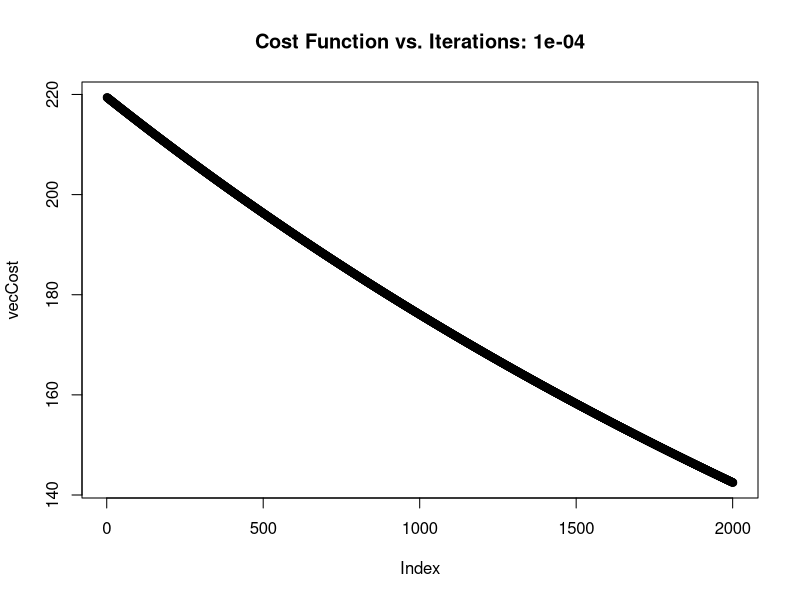
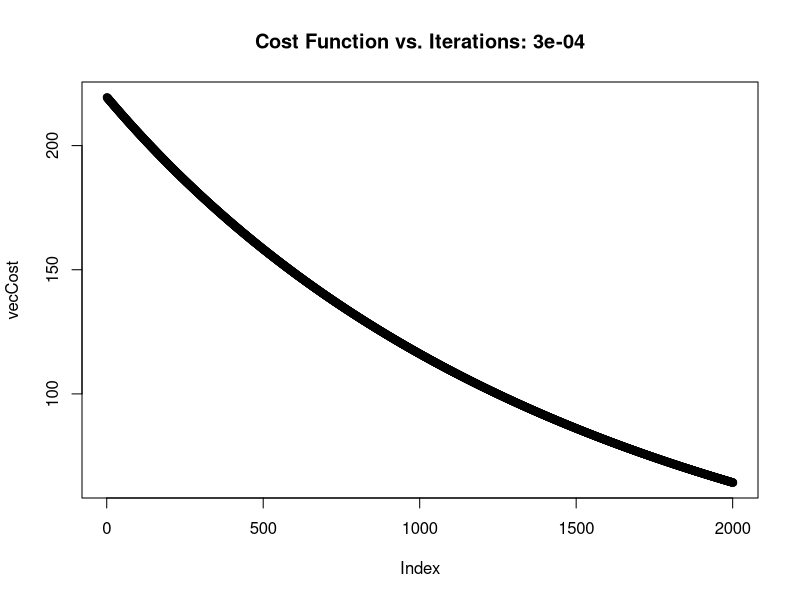
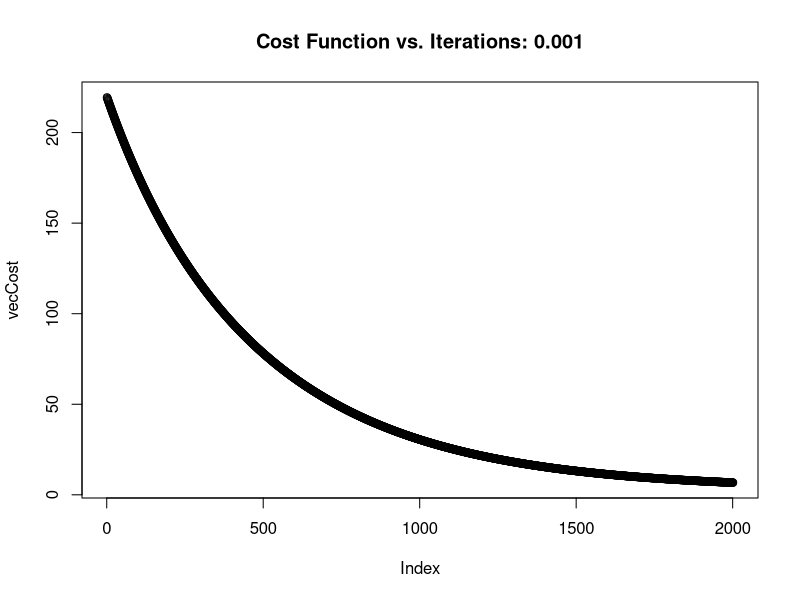
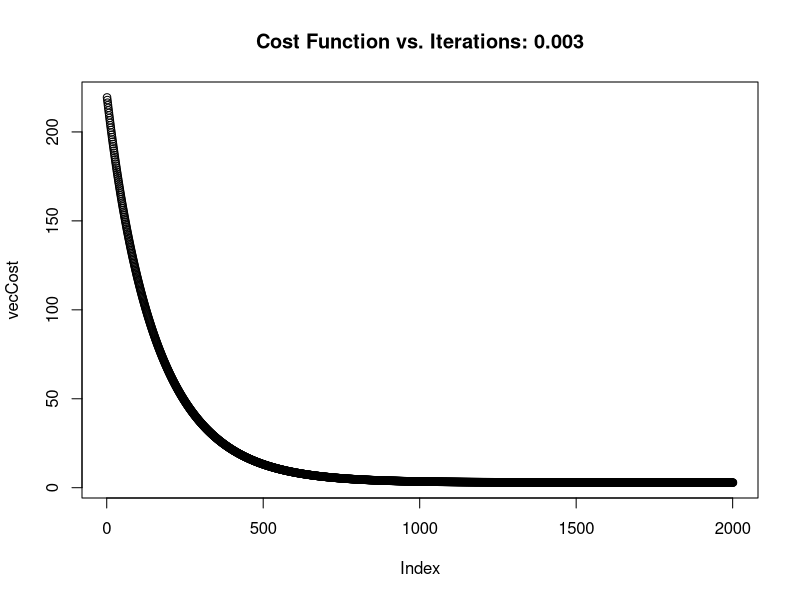
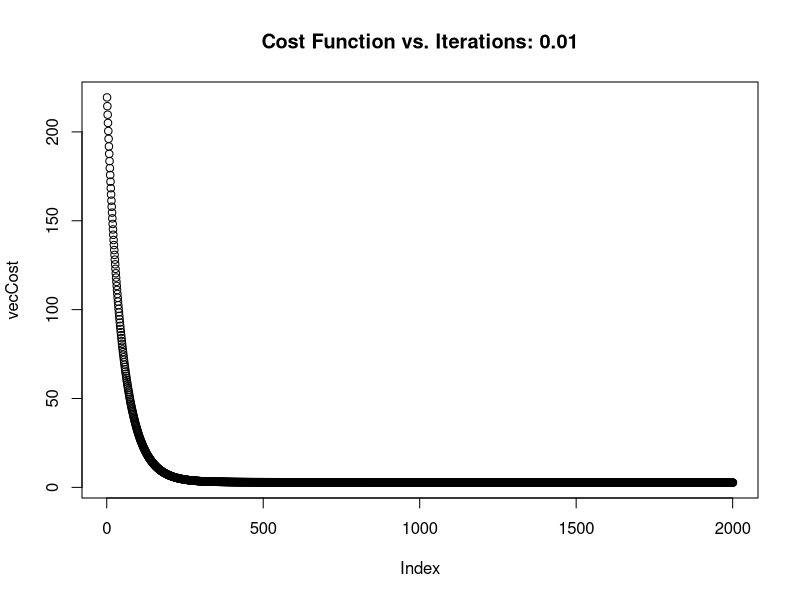
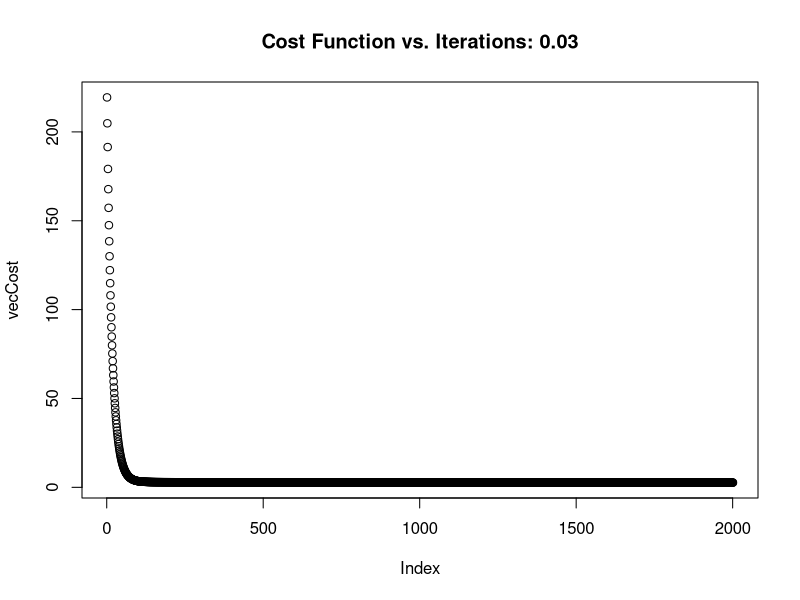
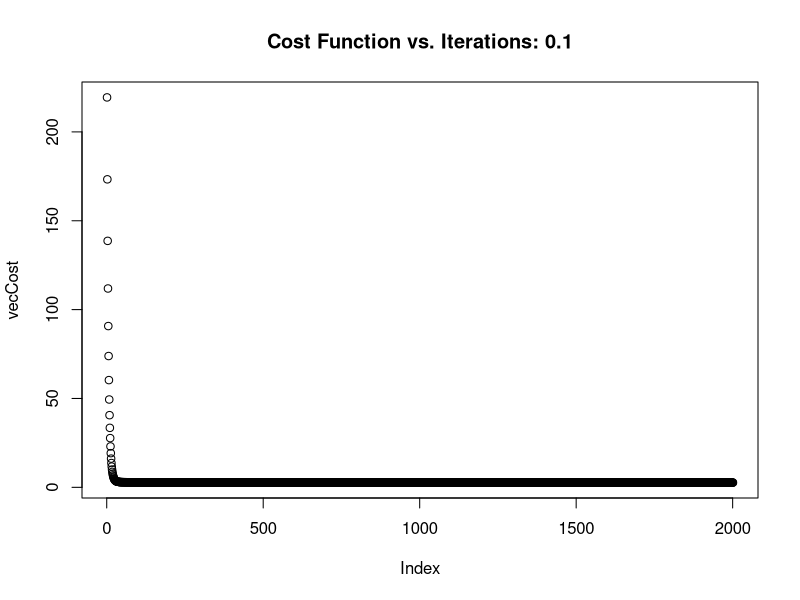
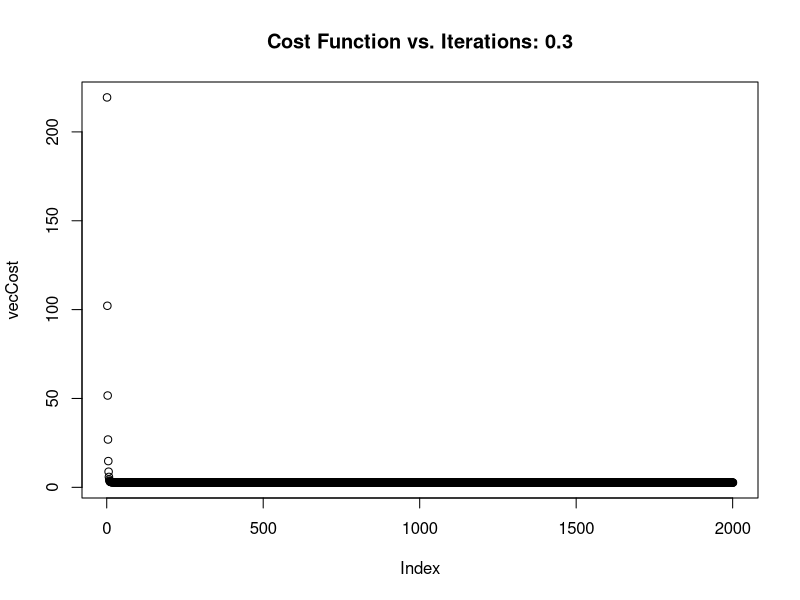

Here is the R script that generated these plots, in order:
## ---- chunk 1
knitr::opts_chunk$set(echo = TRUE)
## ---- chunk 2
data(mtcars)
str(mtcars)

varPreds <- mtcars[,c("disp", "hp", "drat", "wt", "qsec")]
vecMPG <- mtcars$mpg
vecOnes <- rep(1, nrow(varPreds))

mtxX <- as.matrix(cbind(vecOnes, varPreds))
mtxY <- as.matrix(vecMPG)
mtxTheta <- matrix(data=1, nrow=ncol(mtxX), ncol=1)

str(mtxY)
str(mtxX)
str(mtxTheta)
## ---- chunk 3
mpgLM <- lm(vecMPG ~ ., data=varPreds)  # Includes intercept by R default, only a -1 kills that off
summary(mpgLM)
## ---- chunk 4
optTheta <- solve(t(mtxX) %*% mtxX) %*% t(mtxX) %*% mtxY
print(round(t(optTheta),4))
print(round(summary(mpgLM)$coef[,1],4))
## ---- chunk 5
gdTest <- function(gdX=mtxX, gdY=mtxY, alpha=0.001, nIter=2000) {
    nObs <- nrow(gdX)  # Total number of observations . . .  
    mtxTheta <- matrix(0, nrow=ncol(gdX), ncol=1)  # Set up a theta matrix
    
    # Standardize the X variables to be roughly -1 to 1
    meanX <- apply(gdX, 2, FUN=mean)
    sdX <- apply(gdX, 2, FUN=sd)
    
    for (intCtr in 2:ncol(gdX)) {
        gdX[,intCtr] <- (gdX[,intCtr] - meanX[intCtr]) / sdX[intCtr]
    }
    
    # Set up the cost function vectors, and initialize with preliminary data
    vecCost <- rep(NA, nIter+1)
    vecCost[1] <- (0.5 / nObs) * sum((gdX %*% mtxTheta - gdY)^2)
    vecPartial <- rep(NA, ncol(gdX))
    
    for (intCtr in 1:nIter) {
        # Find the relevant partial derivatives without doing anything to mtxTheta
        for (varNum in 1:ncol(gdX)) {
            vecPartial[varNum] <- sum((gdX %*% mtxTheta - gdY) * gdX[,varNum])
        }
        # Use the relevant partial derivatives to update mtxTheta
        for (varNum in 1:ncol(gdX)) {
            mtxTheta[varNum, 1] <- mtxTheta[varNum, 1] - (alpha/ nObs) * vecPartial[varNum]
        }
        # Update the cost vector, using slot intCtr + 1
        vecCost[intCtr + 1] <- (0.5 / nObs) * sum((gdX %*% mtxTheta - gdY)^2)
    }
    
    plot(vecCost, main=paste0("Cost Function vs. Iterations: ",alpha))
    print(paste0("Intercept: ",round(mtxTheta[1,1],4)))
    print(round(mtxTheta[-1,1] / sdX[-1],4))
    
    return(gdX %*% mtxTheta)
}

y0001 <- gdTest(alpha=0.0001)
y0003 <- gdTest(alpha=0.0003)
y0010 <- gdTest(alpha=0.001)
y0030 <- gdTest(alpha=0.003)
y0100 <- gdTest(alpha=0.01)
y0300 <- gdTest(alpha=0.03)
y1000 <- gdTest(alpha=0.1)
y3000 <- gdTest(alpha=0.3)
## ---- chunk 6
graphFrame <- cbind(y0001[,1], y0003[,1], y0010[,1], y0030[,1], 
                    y0100[,1], y0300[,1], y1000[,1], y3000[,1], 
                    mtcars$mpg
                    )
graphFrame <- graphFrame[order(graphFrame[,ncol(graphFrame)]),]
plot(x=1:nrow(graphFrame), y=graphFrame[,ncol(graphFrame)], type="l", 
     col="dark green", lwd=3, ylim=c(0,50)
     )
lines(x=1:nrow(graphFrame), y=graphFrame[,1], col="red", lty=2)
lines(x=1:nrow(graphFrame), y=graphFrame[,4], col="blue", lty=2)
lines(x=1:nrow(graphFrame), y=graphFrame[,6], col="purple", lty=2)
lines(x=1:nrow(graphFrame), y=graphFrame[,8], col="orange", lty=2)
## ---- chunk 7
rmseLM <- sqrt(mean((summary(mpgLM)$residuals)^2))
rmseMod <- rep(0, ncol(graphFrame)-1)
for (intCtr in 1:(ncol(graphFrame)-1)) {
    rmseMod[intCtr] <- sqrt(mean((graphFrame[,ncol(graphFrame)] - graphFrame[,intCtr])^2))
}

print(paste0("RMSE from LM: ",round(rmseLM,3)))
print(paste0("RMSE from Gradient Descent: "))
print(round(rmseMod,3))
